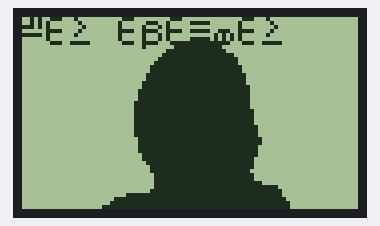
Bench run of a sketch on a simulated Arduino Uno, built with avr-gcc and run on an emulated ATmega328P. Shown: 84×48 one-colour display.

Above: at 0.1 s.

The sketch:

display_nokia.ino
```cpp
// 84 x 48
// Подключение библиотеки
#include <Adafruit_GFX.h>
#include <Adafruit_PCD8544.h>
// PIN 7 - RST Pin 1 on LCD
// PIN 6 - CE Pin 2 on LCD
// PIN 5 - DC Pin 3 on LCD
// PIN 4 - DIN Pin 4 on LCD
// PIN 3 - CLK Pin 5 on LCD
Adafruit_PCD8544 display = Adafruit_PCD8544(3, 4, 5, 6, 7);

const unsigned char PROGMEM img [] = {
  0x0, 0x0, 0x0, 0x0, 0x0, 0x0, 0x0, 0x0, 0x0, 0x0, 0x0,
  0x0, 0x0, 0x0, 0x0, 0x0, 0x0, 0x0, 0x0, 0x0, 0x0, 0x0,
  0x0, 0x0, 0x0, 0x0, 0x0, 0x0, 0x0, 0x0, 0x0, 0x0, 0x0,
  0x0, 0x0, 0x0, 0x0, 0x0, 0x0, 0x0, 0x0, 0x0, 0x0, 0x0,
  0x0, 0x0, 0x0, 0x0, 0x0, 0x0, 0x0, 0x0, 0x0, 0x0, 0x0,
  0x0, 0x0, 0x0, 0x0, 0x0, 0x0, 0x0, 0x0, 0x0, 0x0, 0x0,
  0x0, 0x0, 0x0, 0x0, 0x1, 0xff, 0x80, 0x0, 0x0, 0x0, 0x0,
  0x0, 0x0, 0x0, 0x0, 0x3, 0xff, 0xc0, 0x0, 0x0, 0x0, 0x0,
  0x0, 0x0, 0x0, 0x0, 0xf, 0xff, 0xe0, 0x0, 0x0, 0x0, 0x0,
  0x0, 0x0, 0x0, 0x0, 0x1f, 0xff, 0xf8, 0x0, 0x0, 0x0, 0x0,
  0x0, 0x0, 0x0, 0x0, 0x3f, 0xff, 0xfc, 0x0, 0x0, 0x0, 0x0,
  0x0, 0x0, 0x0, 0x0, 0x7f, 0xff, 0xfc, 0x0, 0x0, 0x0, 0x0,
  0x0, 0x0, 0x0, 0x0, 0xff, 0xff, 0xfe, 0x0, 0x0, 0x0, 0x0,
  0x0, 0x0, 0x0, 0x0, 0xff, 0xff, 0xfe, 0x0, 0x0, 0x0, 0x0,
  0x0, 0x0, 0x0, 0x1, 0xff, 0xff, 0xff, 0x0, 0x0, 0x0, 0x0,
  0x0, 0x0, 0x0, 0x1, 0xff, 0xff, 0xff, 0x0, 0x0, 0x0, 0x0,
  0x0, 0x0, 0x0, 0x3, 0xff, 0xff, 0xff, 0x0, 0x0, 0x0, 0x0,
  0x0, 0x0, 0x0, 0x3, 0xff, 0xff, 0xff, 0x80, 0x0, 0x0, 0x0,
  0x0, 0x0, 0x0, 0x7, 0xff, 0xff, 0xff, 0x80, 0x0, 0x0, 0x0,
  0x0, 0x0, 0x0, 0x7, 0xff, 0xff, 0xff, 0x80, 0x0, 0x0, 0x0,
  0x0, 0x0, 0x0, 0x7, 0xff, 0xff, 0xff, 0x80, 0x0, 0x0, 0x0,
  0x0, 0x0, 0x0, 0xf, 0xff, 0xff, 0xff, 0x80, 0x0, 0x0, 0x0,
  0x0, 0x0, 0x0, 0xf, 0xff, 0xff, 0xff, 0x80, 0x0, 0x0, 0x0,
  0x0, 0x0, 0x0, 0xf, 0xff, 0xff, 0xff, 0xc0, 0x0, 0x0, 0x0,
  0x0, 0x0, 0x0, 0xf, 0xff, 0xff, 0xff, 0xc0, 0x0, 0x0, 0x0,
  0x0, 0x0, 0x0, 0xf, 0xff, 0xff, 0xff, 0xc0, 0x0, 0x0, 0x0,
  0x0, 0x0, 0x0, 0xf, 0xff, 0xff, 0xff, 0xc0, 0x0, 0x0, 0x0,
  0x0, 0x0, 0x0, 0xf, 0xff, 0xff, 0xff, 0xe0, 0x0, 0x0, 0x0,
  0x0, 0x0, 0x0, 0xf, 0xff, 0xff, 0xff, 0xe0, 0x0, 0x0, 0x0,
  0x0, 0x0, 0x0, 0xf, 0xff, 0xff, 0xff, 0xe0, 0x0, 0x0, 0x0,
  0x0, 0x0, 0x0, 0x7, 0xff, 0xff, 0xff, 0xf0, 0x0, 0x0, 0x0,
  0x0, 0x0, 0x0, 0x7, 0xff, 0xff, 0xff, 0xf0, 0x0, 0x0, 0x0,
  0x0, 0x0, 0x0, 0x7, 0xff, 0xff, 0xff, 0xe0, 0x0, 0x0, 0x0,
  0x0, 0x0, 0x0, 0x7, 0xff, 0xff, 0xff, 0xe0, 0x0, 0x0, 0x0,
  0x0, 0x0, 0x0, 0x3, 0xff, 0xff, 0xff, 0xe0, 0x0, 0x0, 0x0,
  0x0, 0x0, 0x0, 0x3, 0xff, 0xff, 0xff, 0xc0, 0x0, 0x0, 0x0,
  0x0, 0x0, 0x0, 0x1, 0xff, 0xff, 0xff, 0xc0, 0x0, 0x0, 0x0,
  0x0, 0x0, 0x0, 0x0, 0xff, 0xff, 0xff, 0xc0, 0x0, 0x0, 0x0,
  0x0, 0x0, 0x0, 0x0, 0xff, 0xff, 0xff, 0x80, 0x0, 0x0, 0x0,
  0x0, 0x0, 0x0, 0x0, 0x7f, 0xff, 0xff, 0xc0, 0x0, 0x0, 0x0,
  0x0, 0x0, 0x0, 0x0, 0x7f, 0xff, 0xff, 0xc0, 0x0, 0x0, 0x0,
  0x0, 0x0, 0x0, 0x0, 0x7f, 0xff, 0xff, 0xf0, 0x0, 0x0, 0x0,
  0x0, 0x0, 0x0, 0x0, 0x7f, 0xff, 0xff, 0xff, 0x0, 0x0, 0x0,
  0x0, 0x0, 0x0, 0x0, 0xff, 0xff, 0xff, 0xff, 0x80, 0x0, 0x0,
  0x0, 0x0, 0x0, 0x3f, 0xff, 0xff, 0xff, 0xff, 0x80, 0x0, 0x0,
  0x0, 0x0, 0x1, 0xff, 0xff, 0xff, 0xff, 0xff, 0xc0, 0x0, 0x0,
  0x0, 0x0, 0x3, 0xff, 0xff, 0xff, 0xff, 0xff, 0xe0, 0x0, 0x0,
  0x0, 0x0, 0xf, 0xff, 0xff, 0xff, 0xff, 0xff, 0xe0, 0x0, 0x0
};

void setup()
{
  display.begin();
  display.cp437(true);
  // установить контраст фона экрана
  // очень важный параметр!
  display.setContrast(60);
  display.clearDisplay(); // очистить экран

  display.drawBitmap(0, 0, img, 84, 48, BLACK);
  //  display.setTextSize(1); // размер шрифта
  //  display.setCursor(0, 0); // позиция курсора
  //  display.setTextColor(BLACK);
  display.print(utf8rus("Кот обормот"));
  //  display.drawLine(0, 0, 100, 100, BLACK);
  display.display();
}
void loop()
{


  delay(1000);
}
/* Recode russian fonts from UTF-8 to Windows-1251 */
String utf8rus(String source)
{
  int i, k;
  String target;
  unsigned char n;
  char m[2] = { '0', '\0' };

  k = source.length(); i = 0;

  while (i < k) {
    n = source[i]; i++;

    if (n >= 0xC0) {
      switch (n) {
        case 0xD0: {
            n = source[i]; i++;
            if (n == 0x81) {
              n = 0xA8;
              break;
            }
            if (n >= 0x90 && n <= 0xBF) n = n + 0x30;
            break;
          }
        case 0xD1: {
            n = source[i]; i++;
            if (n == 0x91) {
              n = 0xB8;
              break;
            }
            if (n >= 0x80 && n <= 0x8F) n = n + 0x70;
            break;
          }
      }
    }
    m[0] = n; target = target + String(m);
  }
  return target;
}
```
